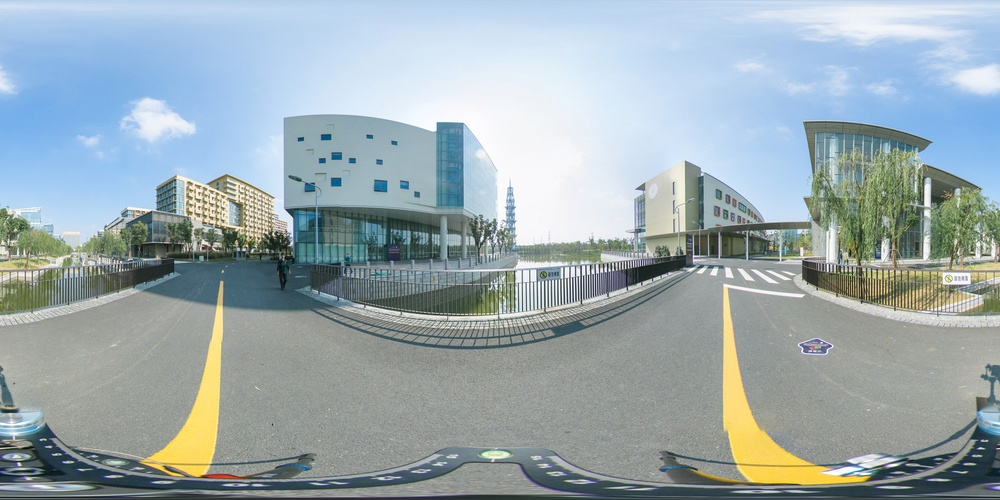
//> input picture test/input.jpg, 1000 x 500 px, shrunk from 4096 x 2048 before the run
$ ./cpu ../test/input.jpg out.png   (built with g++ and OpenCV 4)
//> lines starting //> are read from the running program, lines starting //| are printed output that depends on the picture
#include <opencv/cv.h>
#include <opencv/highgui.h>
#include <opencv2/highgui.hpp>
#include <cstdio>
#include <cstdlib>
#include <cstring>
#include <cmath>
#include <ctime>
#include <opencv2/imgcodecs.hpp>
#include <opencv2/core/core_c.h>

#ifndef M_PI
#define M_PI       3.14159265358979323846  /* pi */
#endif

#ifndef M_PI_2
#define M_PI_2     1.57079632679489661923  /* pi/2 */
#endif

#define _max(x, y) ((x < y)?y:x)

#define _min(x, y) ((x < y)?x:y)

#define _clip(x, x_min, x_max) (_max(x_min, _min(x, x_max)))

using namespace cv;

IplImage* readImage(char *imageName) {
//> called with imageName = "../test/input.jpg"
       Mat input = cv::imread(imageName,IMREAD_COLOR);
//> input is the input picture: 500 rows x 1000 cols, CV_8UC3; mean B, G, R 175, 170.2, 155.9
       IplImage pBinary = IplImage(input);
       IplImage* targetMat = cvCloneImage(&pBinary);

	if(targetMat == NULL)
		fprintf(stderr, "cvLoadImage failed!");

	return targetMat;
}

int writeImage(char *imageName, IplImage *image) {
        Mat img = cv::cvarrToMat(image);

        bool ret = cv::imwrite(imageName,img);
	if(!ret)
		fprintf(stderr, "cvSaveImage failed!");

	return !ret;
}


void pixelWarpKernel(
	const unsigned char *InImageArray,
	unsigned char *OutImageArray,
	const int FaceOffset[6][2],
	const int Face3DCoordsFactor[6][3][2],
	const int Face3DCoordsConstant[6][3],
	const int outBlockWidth,
	int face, int inFaceX, int inFaceY) {

	int inImageWidth = outBlockWidth << 2;
	int inImageHeight = outBlockWidth << 1;
	int outImageWidth = outBlockWidth << 2;
	int outImageHeight = outBlockWidth * 3;

	// 2D coords in this face within [0..2]
	float inFaceX_2 = (2.f * inFaceX) / outBlockWidth;
	float inFaceY_2 = (2.f * inFaceY) / outBlockWidth;

	// 2D coords in the whole output file
	int outX = inFaceX + FaceOffset[face][0];
	int outY = inFaceY + FaceOffset[face][1];

	// 3D coords on the cube
	float cubeX = Face3DCoordsConstant[face][0] +
		Face3DCoordsFactor[face][0][0] * inFaceX_2 +
		Face3DCoordsFactor[face][0][1] * inFaceY_2;
	float cubeY = Face3DCoordsConstant[face][1] +
		Face3DCoordsFactor[face][1][0] * inFaceX_2 +
		Face3DCoordsFactor[face][1][1] * inFaceY_2;
	float cubeZ = Face3DCoordsConstant[face][2] +
		Face3DCoordsFactor[face][2][0] * inFaceX_2 +
		Face3DCoordsFactor[face][2][1] * inFaceY_2;

	float theta = atan2(cubeY, cubeX);
	float r = hypot(cubeX, cubeY);
	float phi = atan2(cubeZ, r);

	float uf = (2.f * outBlockWidth * (theta + M_PI) / M_PI);
	float vf = (2.f * outBlockWidth * (M_PI_2 - phi) / M_PI);

	int ui = floor(uf);
	int vi = floor(vf);

	int ui_2 = ui + 1;
	int vi_2 = vi + 1;

	float mu = uf - ui;
	float nu = vf - vi;

#define cornerA_x (_clip(vi, 0, inImageHeight - 1))
#define cornerA_y (ui % inImageWidth)

#define cornerB_x (_clip(vi, 0, inImageHeight - 1))
#define cornerB_y (ui_2 % inImageWidth)

#define cornerC_x (_clip(vi_2, 0, inImageHeight - 1))
#define cornerC_y (ui % inImageWidth)

#define cornerD_x (_clip(vi_2, 0, inImageHeight - 1))
#define cornerD_y (ui_2 % inImageWidth)

#define _getColor(x, y, offset) \
	(InImageArray[(x * inImageWidth + y) * 3 + offset])

	float colorB =
		_getColor(cornerA_x, cornerA_y, 0) * (1 - mu) * (1 - nu) +
		_getColor(cornerB_x, cornerB_y, 0) * mu * (1 - nu) +
		_getColor(cornerC_x, cornerC_y, 0) * (1 - mu) * nu +
		_getColor(cornerD_x, cornerD_y, 0) * mu * nu;

	float colorG =
		_getColor(cornerA_x, cornerA_y, 1) * (1 - mu) * (1 - nu) +
		_getColor(cornerB_x, cornerB_y, 1) * mu * (1 - nu) +
		_getColor(cornerC_x, cornerC_y, 1) * (1 - mu) * nu +
		_getColor(cornerD_x, cornerD_y, 1) * mu * nu;

	float colorR =
		_getColor(cornerA_x, cornerA_y, 2) * (1 - mu) * (1 - nu) +
		_getColor(cornerB_x, cornerB_y, 2) * mu * (1 - nu) +
		_getColor(cornerC_x, cornerC_y, 2) * (1 - mu) * nu +
		_getColor(cornerD_x, cornerD_y, 2) * mu * nu;

#define _setColor(x, y, offset) \
	OutImageArray[(x * outImageWidth + y) * 3 + offset]

	_setColor(outX, outY, 0) = (int)round(colorB);
	_setColor(outX, outY, 1) = (int)round(colorG);
	_setColor(outX, outY, 2) = (int)round(colorR);
}

//    [T]           |    [0]
// [L][F][R][B]     | [1][2][3][4]
//    [D]           |    [5]
// target structure | face idx
int convertWithCPU(
	int outBlockWidth,
	unsigned char *inImageArray,
	unsigned char *outImageArray) {

	int inImageWidth = outBlockWidth << 2;
	int inImageHeight = outBlockWidth << 1;
	int outImageWidth = outBlockWidth << 2;
	int outImageHeight = outBlockWidth * 3;

	// face corner offset
	int faceOffset[6][2] = {
		{0, outBlockWidth},
		{outBlockWidth, 0},
		{outBlockWidth, outBlockWidth},
		{outBlockWidth, outBlockWidth << 1},
		{outBlockWidth, outBlockWidth * 3},
		{outBlockWidth << 1, outBlockWidth}
	};

	// 2D to 3D coords factor
	// used to convert 2D coords[0..outBlockWidth - 1] to
	// 3D coords[-1..1] on a cube
	int face3DCoordsFactor[6][3][2] = {
		{	// 0 top
			{1, 0},
			{0, 1},
			{0, 0},
		},
		{	// 1 left
			{0, 1},
			{0, 0},
			{-1, 0},
		},
		{	// 2 front
			{0, 0},
			{0, 1},
			{-1, 0},
		},
		{	// 3 right
			{0, -1},
			{0, 0},
			{-1, 0},
		},
		{	// 4 back
			{0, 0},
			{0, -1},
			{-1, 0},
		},
		{	// 5 down
			{-1, 0},
			{0, 1},
			{0, 0},
		},
	};

	// 2D to 3D coords constant
	// used to convert 2D coords[0..outBlockWidth - 1] to
	// 3D coords[-1..1] on a cube
	int face3DCoordsConstant[6][3] = {
		{-1, -1, 1},	// 0 top
		{-1, -1, 1},	// 1 left
		{1, -1, 1},	// 2 front
		{1, 1, 1},	// 3 right
		{-1, 1, 1},	// 4 back
		{1, -1, -1}	// 5 down
	};

	for (int face = 0; face < 6; face++)
		for (int i = 0; i < outBlockWidth; i++)
			for (int j = 0; j < outBlockWidth; j++)
				pixelWarpKernel(
					inImageArray,
					outImageArray,
					(int (*) [2])faceOffset,
					(int (*) [3][2])face3DCoordsFactor,
					(int (*) [3])face3DCoordsConstant,
					outBlockWidth,
					face, i, j);
	return 0;
}

int mainPrecess(IplImage *inImageMat, IplImage **outImageMat) {
	int inImageWidth = inImageMat -> width;
//> inImageWidth = 1000
	int inImageHeight = inImageMat -> height;
//> inImageHeight = 500

	if (inImageWidth != (inImageHeight << 1)) {
		fprintf(stderr, "This image is not a standard sphare panarama image (2:1) !");
		return 1;
	}

	int outBlockWidth = inImageWidth >> 2;
//> outBlockWidth = 250

	int outImageWidth = outBlockWidth * 4;
//> outImageWidth = 1000
	int outImageHeight = outBlockWidth * 3;
//> outImageHeight = 750

	// Create pixel array
	unsigned char *inImageArray = (unsigned char *)(inImageMat->imageData);
	unsigned char *outImageArray = (unsigned char *)malloc(sizeof(unsigned char) * outImageWidth * outImageHeight * 3);

	// Flush output array as black color
	memset(outImageArray, 0, outImageWidth * outImageHeight * 3);

	int ret = convertWithCPU(outBlockWidth, inImageArray, outImageArray);
//> ret = 0

	if (ret != 0)
	{
		fprintf(stderr, "convertWithCPU failed!");
		return 1;
	}

	*outImageMat = cvCreateImageHeader(cvSize(outImageWidth, outImageHeight), IPL_DEPTH_8U, 3);
	cvSetData(*outImageMat, outImageArray, outImageWidth * 3);

	return 0;
}

int main(int argc, char** argv) {
	int ret;

	if(argc != 3) {
		printf("useage: %s <imagefile> <imagefile>\n ", argv[0]);
		return 1;
	}

	IplImage *inImageMat, *outImageMat;
	char* inImageName = argv[1];
	char* outImageName = argv[2];

	// Read image file and get Mat object.
	inImageMat = readImage(inImageName);
	if (inImageMat == NULL) {
		fprintf(stderr, "readImage failed!");
		return 1;
	}

	clock_t start_time = clock();

	// Main process calculation
	ret = mainPrecess(inImageMat, &outImageMat);
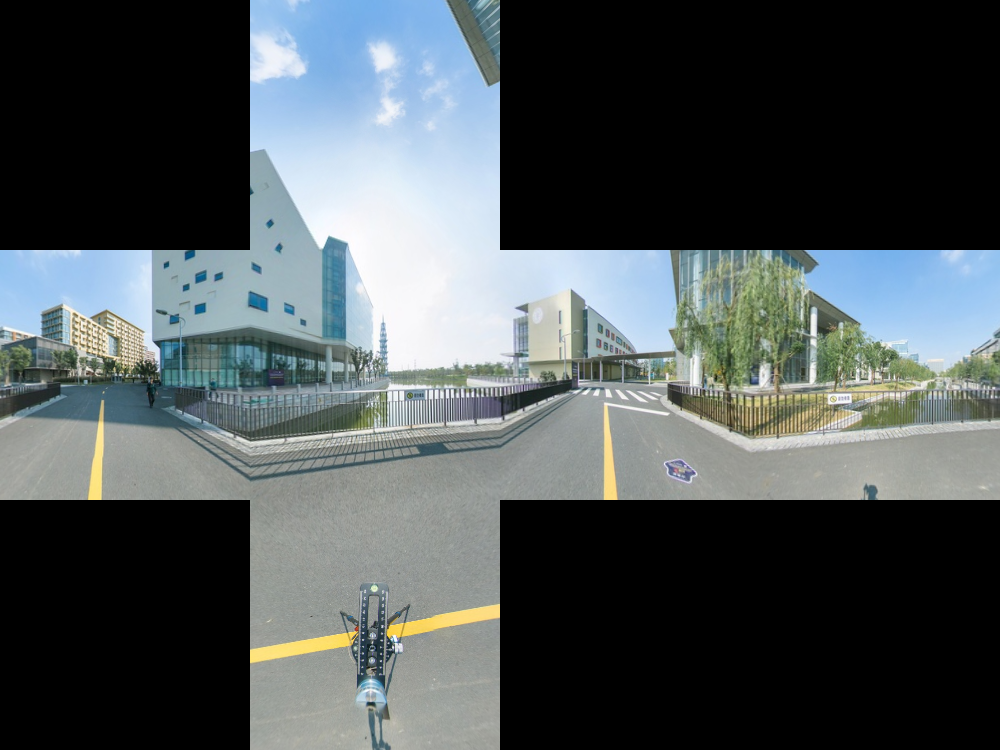
//> outImageMat: 750 rows x 1000 cols, CV_8UC3; mean B, G, R 85.9, 84.2, 77
//> ret = 0
	if (ret != 0) {
		fprintf(stderr, "mainPrecess failed!");
		return 1;
	}

	clock_t stop_time = clock();

	printf("cpu time %fs\n", (double)(stop_time - start_time) / CLOCKS_PER_SEC);


	ret = writeImage(outImageName, outImageMat);
	if (ret) {
		fprintf(stderr, "writeImage failed!");
		return 1;
	}

	return 0;
}
